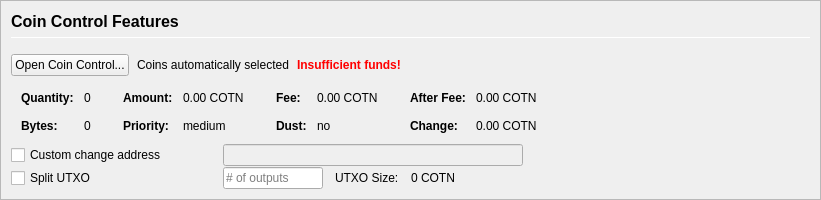
         <widget class="QFrame" name="frameCoinControl">
          <property name="sizePolicy">
           <sizepolicy hsizetype="Expanding" vsizetype="Expanding">
            <horstretch>0</horstretch>
            <verstretch>0</verstretch>
           </sizepolicy>
          </property>
          <property name="maximumSize">
           <size>
            <width>16777215</width>
            <height>16777215</height>
           </size>
          </property>
          <property name="frameShape">
           <enum>QFrame::StyledPanel</enum>
          </property>
          <property name="frameShadow">
           <enum>QFrame::Sunken</enum>
          </property>
          <layout class="QVBoxLayout" name="verticalLayoutCoinControl2">
           <property name="spacing">
            <number>0</number>
           </property>
           <property name="leftMargin">
            <number>0</number>
           </property>
           <property name="topMargin">
            <number>0</number>
           </property>
           <property name="rightMargin">
            <number>0</number>
           </property>
           <property name="bottomMargin">
            <number>0</number>
           </property>
           <item>
            <widget class="QFrame" name="frameCoinControl_BG">
             <layout class="QVBoxLayout" name="verticalLayoutCoinControl" stretch="0,0,0,0,0,0">
              <property name="spacing">
               <number>1</number>
              </property>
              <property name="leftMargin">
               <number>10</number>
              </property>
              <property name="topMargin">
               <number>10</number>
              </property>
              <item>
               <layout class="QHBoxLayout" name="horizontalLayoutCoinControl1">
                <property name="bottomMargin">
                 <number>15</number>
                </property>
                <item>
                 <layout class="QVBoxLayout" name="verticalLayout_3">
                  <property name="spacing">
                   <number>6</number>
                  </property>
                  <item>
                   <widget class="QLabel" name="labelCoinControlFeatures">
                    <property name="sizePolicy">
                     <sizepolicy hsizetype="Preferred" vsizetype="Maximum">
                      <horstretch>0</horstretch>
                      <verstretch>0</verstretch>
                     </sizepolicy>
                    </property>
                    <property name="minimumSize">
                     <size>
                      <width>0</width>
                      <height>20</height>
                     </size>
                    </property>
                    <property name="font">
                     <font>
                      <pointsize>12</pointsize>
                      <weight>75</weight>
                      <bold>true</bold>
                     </font>
                    </property>
                    <property name="styleSheet">
                     <string notr="true">font-weight:bold;</string>
                    </property>
                    <property name="text">
                     <string>Coin Control Features</string>
                    </property>
                   </widget>
                  </item>
                  <item>
                   <widget class="Line" name="line">
                    <property name="minimumSize">
                     <size>
                      <width>0</width>
                      <height>1</height>
                     </size>
                    </property>
                    <property name="maximumSize">
                     <size>
                      <width>16777215</width>
                      <height>1</height>
                     </size>
                    </property>
                    <property name="orientation">
                     <enum>Qt::Horizontal</enum>
                    </property>
                   </widget>
                  </item>
                 </layout>
                </item>
               </layout>
              </item>
              <item>
               <layout class="QHBoxLayout" name="horizontalLayoutCoinControl2" stretch="0,0,0,0">
                <property name="spacing">
                 <number>8</number>
                </property>
                <property name="bottomMargin">
                 <number>10</number>
                </property>
                <item>
                 <widget class="QPushButton" name="pushButtonCoinControl">
                  <property name="styleSheet">
                   <string notr="true"/>
                  </property>
                  <property name="text">
                   <string>Open Coin Control...</string>
                  </property>
                  <property name="autoDefault">
                   <bool>false</bool>
                  </property>
                 </widget>
                </item>
                <item>
                 <widget class="QLabel" name="labelCoinControlAutomaticallySelected">
                  <property name="text">
                   <string>Coins automatically selected</string>
                  </property>
                  <property name="margin">
                   <number>5</number>
                  </property>
                 </widget>
                </item>
                <item>
                 <widget class="QLabel" name="labelCoinControlInsuffFunds">
                  <property name="font">
                   <font>
                    <weight>75</weight>
                    <bold>true</bold>
                   </font>
                  </property>
                  <property name="styleSheet">
                   <string notr="true">color:red;font-weight:bold;</string>
                  </property>
                  <property name="text">
                   <string>Insufficient funds!</string>
                  </property>
                  <property name="margin">
                   <number>5</number>
                  </property>
                 </widget>
                </item>
                <item>
                 <spacer name="horizontalSpacerCoinControl">
                  <property name="orientation">
                   <enum>Qt::Horizontal</enum>
                  </property>
                  <property name="sizeHint" stdset="0">
                   <size>
                    <width>40</width>
                    <height>1</height>
                   </size>
                  </property>
                 </spacer>
                </item>
               </layout>
              </item>
              <item>
               <widget class="QWidget" name="widgetCoinControl" native="true">
                <property name="sizePolicy">
                 <sizepolicy hsizetype="Preferred" vsizetype="Preferred">
                  <horstretch>0</horstretch>
                  <verstretch>0</verstretch>
                 </sizepolicy>
                </property>
                <property name="minimumSize">
                 <size>
                  <width>0</width>
                  <height>0</height>
                 </size>
                </property>
                <property name="styleSheet">
                 <string notr="true"/>
                </property>
                <layout class="QHBoxLayout" name="horizontalLayoutCoinControl5">
                 <property name="leftMargin">
                  <number>0</number>
                 </property>
                 <property name="topMargin">
                  <number>0</number>
                 </property>
                 <property name="rightMargin">
                  <number>0</number>
                 </property>
                 <property name="bottomMargin">
                  <number>0</number>
                 </property>
                 <item>
                  <layout class="QHBoxLayout" name="horizontalLayoutCoinControl3" stretch="0,0,0,1">
                   <property name="spacing">
                    <number>20</number>
                   </property>
                   <property name="topMargin">
                    <number>0</number>
                   </property>
                   <property name="bottomMargin">
                    <number>10</number>
                   </property>
                   <item>
                    <layout class="QFormLayout" name="formLayoutCoinControl1">
                     <property name="horizontalSpacing">
                      <number>10</number>
                     </property>
                     <property name="verticalSpacing">
                      <number>14</number>
                     </property>
                     <property name="leftMargin">
                      <number>10</number>
                     </property>
                     <property name="topMargin">
                      <number>4</number>
                     </property>
                     <property name="rightMargin">
                      <number>6</number>
                     </property>
                     <item row="0" column="0">
                      <widget class="QLabel" name="labelCoinControlQuantityText">
                       <property name="font">
                        <font>
                         <weight>75</weight>
                         <bold>true</bold>
                        </font>
                       </property>
                       <property name="text">
                        <string>Quantity:</string>
                       </property>
                       <property name="margin">
                        <number>0</number>
                       </property>
                      </widget>
                     </item>
                     <item row="0" column="1">
                      <widget class="QLabel" name="labelCoinControlQuantity">
                       <property name="cursor">
                        <cursorShape>IBeamCursor</cursorShape>
                       </property>
                       <property name="contextMenuPolicy">
                        <enum>Qt::ActionsContextMenu</enum>
                       </property>
                       <property name="text">
                        <string notr="true">0</string>
                       </property>
                       <property name="margin">
                        <number>0</number>
                       </property>
                       <property name="textInteractionFlags">
                        <set>Qt::LinksAccessibleByMouse|Qt::TextSelectableByKeyboard|Qt::TextSelectableByMouse</set>
                       </property>
                      </widget>
                     </item>
                     <item row="1" column="0">
                      <widget class="QLabel" name="labelCoinControlBytesText">
                       <property name="font">
                        <font>
                         <weight>75</weight>
                         <bold>true</bold>
                        </font>
                       </property>
                       <property name="text">
                        <string>Bytes:</string>
                       </property>
                      </widget>
                     </item>
                     <item row="1" column="1">
                      <widget class="QLabel" name="labelCoinControlBytes">
                       <property name="cursor">
                        <cursorShape>IBeamCursor</cursorShape>
                       </property>
                       <property name="contextMenuPolicy">
                        <enum>Qt::ActionsContextMenu</enum>
                       </property>
                       <property name="text">
                        <string notr="true">0</string>
                       </property>
                       <property name="textInteractionFlags">
                        <set>Qt::LinksAccessibleByMouse|Qt::TextSelectableByKeyboard|Qt::TextSelectableByMouse</set>
                       </property>
                      </widget>
                     </item>
                    </layout>
                   </item>
                   <item>
                    <layout class="QFormLayout" name="formLayoutCoinControl2">
                     <property name="horizontalSpacing">
                      <number>10</number>
                     </property>
                     <property name="verticalSpacing">
                      <number>14</number>
                     </property>
                     <property name="leftMargin">
                      <number>6</number>
                     </property>
                     <property name="topMargin">
                      <number>4</number>
                     </property>
                     <property name="rightMargin">
                      <number>6</number>
                     </property>
                     <item row="0" column="0">
                      <widget class="QLabel" name="labelCoinControlAmountText">
                       <property name="font">
                        <font>
                         <weight>75</weight>
                         <bold>true</bold>
                        </font>
                       </property>
                       <property name="text">
                        <string>Amount:</string>
                       </property>
                       <property name="margin">
                        <number>0</number>
                       </property>
                      </widget>
                     </item>
                     <item row="0" column="1">
                      <widget class="QLabel" name="labelCoinControlAmount">
                       <property name="cursor">
                        <cursorShape>IBeamCursor</cursorShape>
                       </property>
                       <property name="contextMenuPolicy">
                        <enum>Qt::ActionsContextMenu</enum>
                       </property>
                       <property name="text">
                        <string notr="true">0.00 COTN</string>
                       </property>
                       <property name="textInteractionFlags">
                        <set>Qt::LinksAccessibleByMouse|Qt::TextSelectableByKeyboard|Qt::TextSelectableByMouse</set>
                       </property>
                      </widget>
                     </item>
                     <item row="1" column="0">
                      <widget class="QLabel" name="labelCoinControlPriorityText">
                       <property name="font">
                        <font>
                         <weight>75</weight>
                         <bold>true</bold>
                        </font>
                       </property>
                       <property name="text">
                        <string>Priority:</string>
                       </property>
                      </widget>
                     </item>
                     <item row="1" column="1">
                      <widget class="QLabel" name="labelCoinControlPriority">
                       <property name="cursor">
                        <cursorShape>IBeamCursor</cursorShape>
                       </property>
                       <property name="contextMenuPolicy">
                        <enum>Qt::ActionsContextMenu</enum>
                       </property>
                       <property name="text">
                        <string>medium</string>
                       </property>
                       <property name="textInteractionFlags">
                        <set>Qt::LinksAccessibleByMouse|Qt::TextSelectableByKeyboard|Qt::TextSelectableByMouse</set>
                       </property>
                      </widget>
                     </item>
                    </layout>
                   </item>
                   <item>
                    <layout class="QFormLayout" name="formLayoutCoinControl3">
                     <property name="horizontalSpacing">
                      <number>10</number>
                     </property>
                     <property name="verticalSpacing">
                      <number>14</number>
                     </property>
                     <property name="leftMargin">
                      <number>6</number>
                     </property>
                     <property name="topMargin">
                      <number>4</number>
                     </property>
                     <property name="rightMargin">
                      <number>6</number>
                     </property>
                     <item row="0" column="0">
                      <widget class="QLabel" name="labelCoinControlFeeText">
                       <property name="font">
                        <font>
                         <weight>75</weight>
                         <bold>true</bold>
                        </font>
                       </property>
                       <property name="text">
                        <string>Fee:</string>
                       </property>
                       <property name="margin">
                        <number>0</number>
                       </property>
                      </widget>
                     </item>
                     <item row="0" column="1">
                      <widget class="QLabel" name="labelCoinControlFee">
                       <property name="cursor">
                        <cursorShape>IBeamCursor</cursorShape>
                       </property>
                       <property name="contextMenuPolicy">
                        <enum>Qt::ActionsContextMenu</enum>
                       </property>
                       <property name="text">
                        <string notr="true">0.00 COTN</string>
                       </property>
                       <property name="textInteractionFlags">
                        <set>Qt::LinksAccessibleByMouse|Qt::TextSelectableByKeyboard|Qt::TextSelectableByMouse</set>
                       </property>
                      </widget>
                     </item>
                     <item row="1" column="0">
                      <widget class="QLabel" name="labelCoinControlLowOutputText">
                       <property name="font">
                        <font>
                         <weight>75</weight>
                         <bold>true</bold>
                        </font>
                       </property>
                       <property name="text">
                        <string>Dust:</string>
                       </property>
                      </widget>
                     </item>
                     <item row="1" column="1">
                      <widget class="QLabel" name="labelCoinControlLowOutput">
                       <property name="cursor">
                        <cursorShape>IBeamCursor</cursorShape>
                       </property>
                       <property name="contextMenuPolicy">
                        <enum>Qt::ActionsContextMenu</enum>
                       </property>
                       <property name="text">
                        <string>no</string>
                       </property>
                       <property name="textInteractionFlags">
                        <set>Qt::LinksAccessibleByMouse|Qt::TextSelectableByKeyboard|Qt::TextSelectableByMouse</set>
                       </property>
                      </widget>
                     </item>
                    </layout>
                   </item>
                   <item>
                    <layout class="QFormLayout" name="formLayoutCoinControl4">
                     <property name="horizontalSpacing">
                      <number>10</number>
                     </property>
                     <property name="verticalSpacing">
                      <number>14</number>
                     </property>
                     <property name="leftMargin">
                      <number>6</number>
                     </property>
                     <property name="topMargin">
                      <number>4</number>
                     </property>
                     <property name="rightMargin">
                      <number>6</number>
                     </property>
                     <item row="0" column="0">
                      <widget class="QLabel" name="labelCoinControlAfterFeeText">
                       <property name="font">
                        <font>
                         <weight>75</weight>
                         <bold>true</bold>
                        </font>
                       </property>
                       <property name="text">
                        <string>After Fee:</string>
                       </property>
                       <property name="margin">
                        <number>0</number>
                       </property>
                      </widget>
                     </item>
                     <item row="0" column="1">
                      <widget class="QLabel" name="labelCoinControlAfterFee">
                       <property name="cursor">
                        <cursorShape>IBeamCursor</cursorShape>
                       </property>
                       <property name="contextMenuPolicy">
                        <enum>Qt::ActionsContextMenu</enum>
                       </property>
                       <property name="text">
                        <string notr="true">0.00 COTN</string>
                       </property>
                       <property name="textInteractionFlags">
                        <set>Qt::LinksAccessibleByMouse|Qt::TextSelectableByKeyboard|Qt::TextSelectableByMouse</set>
                       </property>
                      </widget>
                     </item>
                     <item row="1" column="0">
                      <widget class="QLabel" name="labelCoinControlChangeText">
                       <property name="font">
                        <font>
                         <weight>75</weight>
                         <bold>true</bold>
                        </font>
                       </property>
                       <property name="text">
                        <string>Change:</string>
                       </property>
                      </widget>
                     </item>
                     <item row="1" column="1">
                      <widget class="QLabel" name="labelCoinControlChange">
                       <property name="cursor">
                        <cursorShape>IBeamCursor</cursorShape>
                       </property>
                       <property name="contextMenuPolicy">
                        <enum>Qt::ActionsContextMenu</enum>
                       </property>
                       <property name="text">
                        <string notr="true">0.00 COTN</string>
                       </property>
                       <property name="textInteractionFlags">
                        <set>Qt::LinksAccessibleByMouse|Qt::TextSelectableByKeyboard|Qt::TextSelectableByMouse</set>
                       </property>
                      </widget>
                     </item>
                    </layout>
                   </item>
                  </layout>
                 </item>
                </layout>
               </widget>
              </item>
              <item>
               <layout class="QHBoxLayout" name="horizontalLayoutCoinControl4">
                <property name="spacing">
                 <number>12</number>
                </property>
                <property name="sizeConstraint">
                 <enum>QLayout::SetDefaultConstraint</enum>
                </property>
                <property name="topMargin">
                 <number>0</number>
                </property>
                <property name="rightMargin">
                 <number>0</number>
                </property>
                <item>
                 <widget class="QCheckBox" name="checkBoxCoinControlChange">
                  <property name="sizePolicy">
                   <sizepolicy hsizetype="Preferred" vsizetype="Preferred">
                    <horstretch>0</horstretch>
                    <verstretch>0</verstretch>
                   </sizepolicy>
                  </property>
                  <property name="minimumSize">
                   <size>
                    <width>200</width>
                    <height>0</height>
                   </size>
                  </property>
                  <property name="maximumSize">
                   <size>
                    <width>200</width>
                    <height>16777215</height>
                   </size>
                  </property>
                  <property name="toolTip">
                   <string>If this is activated, but the change address is empty or invalid, change will be sent to a newly generated address.</string>
                  </property>
                  <property name="text">
                   <string>Custom change address</string>
                  </property>
                 </widget>
                </item>
                <item>
                 <widget class="QValidatedLineEdit" name="lineEditCoinControlChange">
                  <property name="enabled">
                   <bool>false</bool>
                  </property>
                  <property name="sizePolicy">
                   <sizepolicy hsizetype="Preferred" vsizetype="Preferred">
                    <horstretch>0</horstretch>
                    <verstretch>0</verstretch>
                   </sizepolicy>
                  </property>
                  <property name="minimumSize">
                   <size>
                    <width>300</width>
                    <height>0</height>
                   </size>
                  </property>
                 </widget>
                </item>
                <item>
                 <widget class="QLabel" name="labelCoinControlChangeLabel">
                  <property name="sizePolicy">
                   <sizepolicy hsizetype="Preferred" vsizetype="Preferred">
                    <horstretch>0</horstretch>
                    <verstretch>0</verstretch>
                   </sizepolicy>
                  </property>
                  <property name="minimumSize">
                   <size>
                    <width>100</width>
                    <height>0</height>
                   </size>
                  </property>
                  <property name="text">
                   <string/>
                  </property>
                  <property name="margin">
                   <number>3</number>
                  </property>
                 </widget>
                </item>
               </layout>
              </item>
              <item>
               <layout class="QHBoxLayout" name="horizontalLayoutCoinControl6">
                <property name="spacing">
                 <number>12</number>
                </property>
                <property name="rightMargin">
                 <number>0</number>
                </property>
                <item>
                 <widget class="QCheckBox" name="splitBlockCheckBox">
                  <property name="sizePolicy">
                   <sizepolicy hsizetype="Preferred" vsizetype="Preferred">
                    <horstretch>0</horstretch>
                    <verstretch>0</verstretch>
                   </sizepolicy>
                  </property>
                  <property name="minimumSize">
                   <size>
                    <width>200</width>
                    <height>0</height>
                   </size>
                  </property>
                  <property name="maximumSize">
                   <size>
                    <width>200</width>
                    <height>16777215</height>
                   </size>
                  </property>
                  <property name="text">
                   <string>Split UTXO</string>
                  </property>
                 </widget>
                </item>
                <item>
                 <widget class="QLineEdit" name="splitBlockLineEdit">
                  <property name="sizePolicy">
                   <sizepolicy hsizetype="Preferred" vsizetype="Preferred">
                    <horstretch>50</horstretch>
                    <verstretch>0</verstretch>
                   </sizepolicy>
                  </property>
                  <property name="minimumSize">
                   <size>
                    <width>100</width>
                    <height>0</height>
                   </size>
                  </property>
                  <property name="maximumSize">
                   <size>
                    <width>100</width>
                    <height>16777215</height>
                   </size>
                  </property>
                  <property name="placeholderText">
                   <string># of outputs</string>
                  </property>
                 </widget>
                </item>
                <item>
                 <widget class="QLabel" name="labelBlockSizeText">
                  <property name="text">
                   <string>UTXO Size:</string>
                  </property>
                 </widget>
                </item>
                <item>
                 <widget class="QLabel" name="labelBlockSize">
                  <property name="text">
                   <string>0 COTN</string>
                  </property>
                 </widget>
                </item>
                <item>
                 <spacer name="horizontalSpacer_7">
                  <property name="orientation">
                   <enum>Qt::Horizontal</enum>
                  </property>
                  <property name="sizeHint" stdset="0">
                   <size>
                    <width>40</width>
                    <height>20</height>
                   </size>
                  </property>
                 </spacer>
                </item>
               </layout>
              </item>
              <item>
               <spacer name="verticalSpacerCoinControl">
                <property name="orientation">
                 <enum>Qt::Vertical</enum>
                </property>
                <property name="sizeHint" stdset="0">
                 <size>
                  <width>800</width>
                  <height>1</height>
                 </size>
                </property>
               </spacer>
              </item>
             </layout>
            </widget>
           </item>
          </layout>
         </widget>
